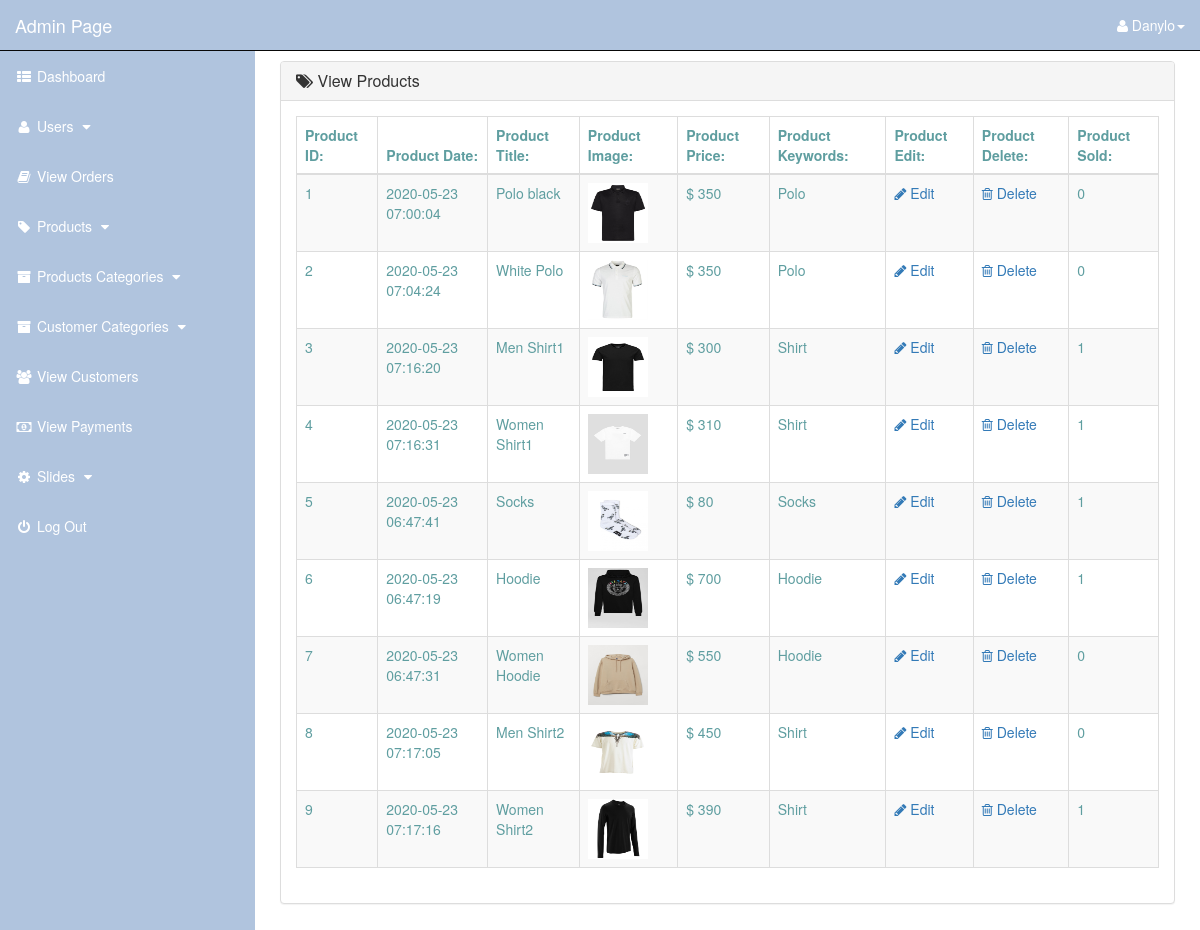
/admin_area/index.php?view_products (signed in), run on the app's committed database.
### tables this page shows
CREATE TABLE `products` (
  `product_id` int(10) NOT NULL,
  `p_cat_id` int(10) NOT NULL,
  `cat_id` int(10) NOT NULL,
  `date` timestamp NOT NULL DEFAULT current_timestamp() ON UPDATE current_timestamp(),
  `product_title` text NOT NULL,
  `product_img1` text NOT NULL,
  `product_price` int(10) NOT NULL,
  `product_keywords` text NOT NULL,
  `product_desc` text NOT NULL
);

### admin_area/view_products.php (the view)
<?php
    if(!isset($_SESSION['admin_email'])){
        echo "<script>window.open('login.php','_self')</script>";
    }else{
?>
<div class="row">
    <div class="col-lg-12">
    </div>
</div>
<div class="row">
    <div class="col-lg-12">
        <div class="panel panel-default">
            <div class="panel-heading">
               <h3 class="panel-title">
                   <i class="fa fa-tags"></i>  View Products
               </h3>
            </div>
            <div class="panel-body">
                <div class="table-responsive">
                    <table class="table table-striped table-bordered table-hover">
                        <thead>
                            <tr>
                                <th> Product ID: </th>
                                <th> Product Date: </th>
                                <th> Product Title: </th>
                                <th> Product Image: </th>
                                <th> Product Price: </th>
                                <th> Product Keywords: </th>
                                <th> Product Edit: </th>
                                <th> Product Delete: </th>
                                <th> Product Sold: </th>
                            </tr>
                        </thead>
                        <tbody>
                            <?php
                                $i=0;
                                $get_pro = "select * from products";
                                $run_pro = mysqli_query($con,$get_pro);
                                while($row_pro=mysqli_fetch_array($run_pro)){
                                    $pro_id = $row_pro['product_id'];
                                    $pro_date = $row_pro['date'];
                                    $pro_title = $row_pro['product_title'];
                                    $pro_img1 = $row_pro['product_img1'];
                                    $pro_price = $row_pro['product_price'];
                                    $pro_keywords = $row_pro['product_keywords'];
                                    $i++;
                            ?>
                            <tr>
                                <td> <?php echo $i; ?> </td>
                                <td> <?php echo $pro_date ?> </td>
                                <td> <?php echo $pro_title; ?> </td>
                                <td> <img src="product_images/<?php echo $pro_img1; ?>" width="60" height="60"></td>
                                <td> $ <?php echo $pro_price; ?> </td>
                                <td> <?php echo $pro_keywords; ?> </td>
                                <td>
                                     <a href="index.php?edit_product=<?php echo $pro_id; ?>">
                                        <i class="fa fa-pencil"></i> Edit
                                     </a>
                                </td>
                                <td>
                                     <a href="index.php?delete_product=<?php echo $pro_id; ?>">
                                        <i class="fa fa-trash-o"></i> Delete
                                     </a>
                                </td>
                                <td> <?php
                                        $get_sold = "select * from pending_orders where product_id='$pro_id'";
                                        $run_sold = mysqli_query($con,$get_sold);
                                        $count = mysqli_num_rows($run_sold);
                                        echo $count;
                                     ?>
                                </td>
                            </tr>
                            <?php } ?>
                        </tbody>
                    </table>
                </div>
            </div>
        </div>
    </div>
</div>
<?php } ?>

### admin_area/includes/sidebar.php (shortened to what this page needs)
<?php
    if(!isset($_SESSION['admin_email'])){
        echo "<script>window.open('../login.php','_self')</script>";
    }else{
?>
<nav class="navbar navbar-inverse navbar-fixed-top">
    <div class="navbar-header">
        <a href="index.php?dashboard" class="navbar-brand">Admin Page</a>
    </div>
    <ul class="nav navbar-right top-nav">
        <li class="dropdown">
            <a href="#" class="dropdown-toggle" data-toggle="dropdown">
                <i class="fa fa-user"></i></i> <?php echo $admin_name;  ?><b class="caret"></b>
            </a>
        </li>
    </ul>
    <div class="collapse navbar-collapse navbar-ex1-collapse">
        <ul class="nav navbar-nav side-nav">
            <li>
                <a href="index.php?dashboard">
                    <i class="fa fa-fw fa-th-list"></i> Dashboard
                </a>
            </li>
            <li>
                <a href="#" data-toggle="collapse" data-target="#users">
                    <i class="fa fa-fw fa-user "></i> Users
                    <i class="fa fa-fw fa-caret-down"></i>
                </a>
            </li>
            <li>
                <a href="index.php?view_orders">
                    <i class="fa fa-fw fa-book"></i> View Orders
                </a>
            </li>
            <li>
                <a href="#" data-toggle="collapse" data-target="#products">
                        <i class="fa fa-fw fa-tag"></i> Products
                        <i class="fa fa-fw fa-caret-down"></i>
                </a>
             </li>
            <li>
                <a href="#" data-toggle="collapse" data-target="#p_cat">
                        <i class="fa fa-fw fa-archive"></i> Products Categories
                        <i class="fa fa-fw fa-caret-down"></i>
                </a>
            </li>
            <li>
                <a href="#" data-toggle="collapse" data-target="#cat">
                        <i class="fa fa-fw fa-archive"></i> Customer Categories
                        <i class="fa fa-fw fa-caret-down"></i>
                </a>
            </li>
            <li>
                <a href="index.php?view_customers">
                    <i class="fa fa-fw fa-users"></i> View Customers
                </a>
            </li>
            <li>
                <a href="index.php?view_payments">
                    <i class="fa fa-fw fa-money"></i> View Payments
                </a>
            </li>
            <li>
                <a href="#" data-toggle="collapse" data-target="#slides">
                        <i class="fa fa-fw fa-gear"></i> Slides
                        <i class="fa fa-fw fa-caret-down"></i>
                </a>
            </li>
            <li>
                <a href="logout.php">
                    <i class="fa fa-fw fa-power-off"></i> Log Out
                </a>
            </li>
        </ul>
    </div>
</nav>
<?php } ?>

### admin_area/css/style.css (style rules this page uses)
.top-nav { 0 15px; }
.navbar { color: #ffffff !important; background-color: #B0C4DE; }
.navbar-header>a { color: #ffffff !important; }
.top-nav>li { float: left; display: inline-block; }
.top-nav>li>a { color: #ffffff !important; line-height: 20px; padding-top: 15px; padding-bottom: 15px; }
@media (min-width: 768px) { .side-nav { position: fixed; top: 51px; bottom: 0; width: 255px; overflow-y: auto; overflow-x: hidden; background-color: #B0C4DE; padding-bottom: 40px; border-radius: 0; } }
@media (min-width: 768px) { .side-nav>li>a { color: #ffffff; width: 255px; } }
.dropdown { margin-right: 15px; }
.side-nav>li>a { color: #ffffff !important; }

### data on the page
products: date "2020-05-23 07:00:04", product_title "Polo black", product_img1 (picture), product_price "350", product_keywords "Polo", count "0"
products: date "2020-05-23 07:04:24", product_title "White Polo", product_img1 (picture), product_price "350", product_keywords "Polo", count "0"
products: date "2020-05-23 07:16:20", product_title "Men Shirt1", product_img1 (picture), product_price "300", product_keywords "Shirt", count "1"
products: date "2020-05-23 07:16:31", product_title "Women Shirt1", product_img1 (picture), product_price "310", product_keywords "Shirt", count "1"
products: date "2020-05-23 06:47:41", product_title "Socks", product_img1 (picture), product_price "80", product_keywords "Socks", count "1"
products: date "2020-05-23 06:47:19", product_title "Hoodie", product_img1 (picture), product_price "700", product_keywords "Hoodie", count "1"
products: date "2020-05-23 06:47:31", product_title "Women Hoodie", product_img1 (picture), product_price "550", product_keywords "Hoodie", count "0"
products: date "2020-05-23 07:17:05", product_title "Men Shirt2", product_img1 (picture), product_price "450", product_keywords "Shirt", count "0"
products: date "2020-05-23 07:17:16", product_title "Women Shirt2", product_img1 (picture), product_price "390", product_keywords "Shirt", count "1"

### other printed values
$admin_name "Danylo"
